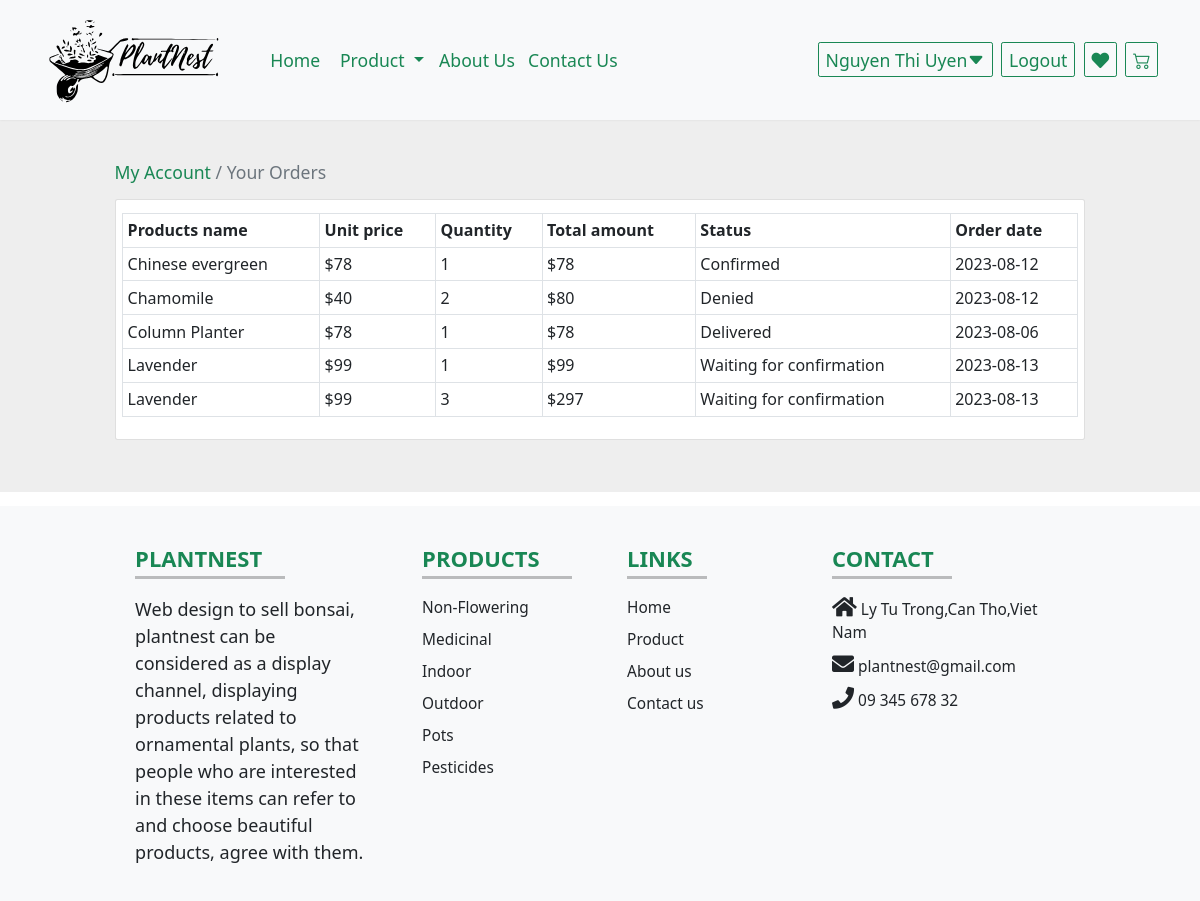
The app's page /client/manageOrders.php (signed in) with its own data.
### tables this page shows
CREATE TABLE `orderdetails` (
  `orderdetailID` int(11) NOT NULL,
  `orderID` int(11) NOT NULL,
  `productID` int(11) NOT NULL,
  `quantity` int(11) NOT NULL,
  `price` int(11) NOT NULL
);

CREATE TABLE `products` (
  `productID` int(11) NOT NULL,
  `productName` varchar(255) NOT NULL,
  `unitPrice` decimal(10,0) NOT NULL,
  `height` varchar(255) NOT NULL,
  `uses` varchar(600) DEFAULT NULL,
  `growthHabits` varchar(600) DEFAULT NULL,
  `light` varchar(255) DEFAULT NULL,
  `water` varchar(255) DEFAULT NULL,
  `categoryID` int(11) NOT NULL,
  `imageURL` varchar(500) NOT NULL,
  `unitsInStock` int(11) DEFAULT 100
);

CREATE TABLE `orders` (
  `orderID` int(11) NOT NULL,
  `orderDate` date NOT NULL DEFAULT current_timestamp(),
  `status` varchar(50) NOT NULL DEFAULT 'Waiting for confirmation',
  `note` varchar(600) DEFAULT NULL,
  `userID` varchar(50) NOT NULL,
  `totalAmount` decimal(10,0) NOT NULL
);

### classes/Orders.php (called while the page is built, shortened)
<?php
class Orders {
    public function showUserOrder($conn, $userID) {
        $sql = "SELECT p.productID, productName, unitPrice, quantity, totalAmount, status, orderDate FROM orderdetails od INNER JOIN orders o ON od.orderID = o.orderID INNER JOIN products p ON od.productID = p.productID INNER JOIN account a ON o.userID = a.userID WHERE o.userID = '$userID'";
        $result = mysqli_query($conn, $sql);
        return $result;
    }
}

### client/manageOrders.php (the view, shortened to what this page needs)
<?php
if (isset($_SESSION['role']) && ($_SESSION['role'] == 0)) {
    include_once '../classes/Product.php';
    include_once '../classes/Orders.php';
    include_once '../assets/database.php';
    $order = new Orders();
?>
    <!DOCTYPE html>
    <html lang="en">
    <head>
        <link rel="stylesheet" href="https://unpkg.com/swiper/swiper-bundle.min.css" />
        <link rel="stylesheet" href="https://cdnjs.cloudflare.com/ajax/libs/font-awesome/5.15.3/css/all.min.css">
        <link rel="stylesheet" href="../assets/css/style.css">
        <link href="https://cdn.jsdelivr.net/npm/bootstrap@5.0.2/dist/css/bootstrap.min.css" rel="stylesheet">
        <link rel="stylesheet" href="https://cdn.jsdelivr.net/npm/bootstrap-icons@1.10.5/font/bootstrap-icons.css">
        <link rel="stylesheet" href="https://cdn.jsdelivr.net/npm/swiper@10/swiper-bundle.min.css" />
    </head>
    <body>
        <nav class="navbar navbar-expand-lg navbar-light bg-light px-lg-5 py-lg-4 shadow-sm sticky-top">
            <div class="container-fluid">
                <div><a class="navbar-brand p-4 me-5 fw-bold fs-3 h-font" href="../index.php"><img src="../assets/images/logo/logo.svg" style="width:180px;" alt="Logo"></a></div>
                <div class="collapse navbar-collapse" id="navbarSupportedContent">
                    <ul class="navbar-nav me-auto mb-3 fs-2 mb-lg-0">
                        <li class="nav-item">
                            <a class="nav-link active text-success me-2" aria-current="page" href="../index.php">Home</a>
                        </li>
                        <nav class="">
                            <div class="container-fluid">
                                <div class="collapse navbar-collapse" id="navbarNavDarkDropdown">
                                    <ul class="navbar-nav">
                                        <li class="nav-item dropdown">
                                            <a class="nav-link text-success dropdown-toggle" href="#" id="navbarDarkDropdownMenuLink" role="button" data-bs-toggle="dropdown" aria-expanded="false">
                                                Product
                                            </a>
                                        </li>
                                    </ul>
                                </div>
                            </div>
                        </nav>
                        <li class="nav-item">
                            <a class="nav-link active text-success me-2" href="aboutus.php">About Us</a>
                        </li>
                        <li class="nav-item">
                            <a class="nav-link active text-success me-2" href="contactus.php">Contact Us</a>
                        </li>
                    </ul>
                    <div class="d-flex">
                        <?php
                        if (isset($_SESSION['name']) && ($_SESSION['name'] != "")) { ?>
                            <a href="manageAccount.php">
                                <div class="dropdown">
                                    <a class="btn btn-outline-success shadow-none me-lg-3 me-3 fs-2" href="#" role="button" id="dropdownMenuLink" data-bs-toggle="dropdown" aria-expanded="false">
                                        <?php echo $_SESSION['name']; ?><i class="bi bi-caret-down-fill"></i>
                                    </a>
                                </div>
                            </a>
                            <a href="logout.php">
                                <button type="button" class="btn btn-outline-success shadow-none me-lg-3 me-3 fs-2" data-bs-toggle="modal" data-bs-target="#registermodal">
                                    Logout
                                </button>
                            </a>
                            <a href="favorites.php"><button type="button" class="btn btn-outline-success shadow-none me-lg-3 me-3 fs-2" data-bs-toggle="modal" data-bs-target="#registermodal">
                                    <i class="fas fa-heart"></i>
                                </button></a>
                        <?php } ?>
                        <a href="cart.php"><button type="button" class="btn btn-outline-success shadow-none me-lg-3 me-3 fs-2" data-bs-toggle="modal" data-bs-target="#registermodal">
                                <i class="bi bi-cart2"></i>
                            </button></a>
                    </div>
                </div>
            </div>
        </nav>
        <?php
        if (isset($_SESSION['name']) && ($_SESSION['name'] != "")) {
        $result = $order->showUserOrder($conn, $_SESSION['id']);
        }
        ?>
        <section class="h-100" style="background-color: #eee; font-size: 16px;">
            <div class="container h-100 py-5">
                <div class="row d-flex justify-content-center align-items-center h-100">
                    <div class="col-12">
                        <div class="d-flex justify-content-between align-items-center mb-4">
                            <div>
                                <a href="manageAccount.php" class="text-secondary text-decoration-none fs-2 mt-3"><font color="#198754">My Account</font></a><span class="text-secondary text-decoration-none fs-2 mt-3"> / Your Orders</span>
                            </div>
                        </div>
                        <div class="card rounded-3 mb-4">
                            <div class="card-body p-4">
                                <div class="row d-flex justify-content-between align-items-center">
                                    <table class="table table-bordered body-container-table">
                                        <thead>
                                            <th>Products name</th>
                                            <th>Unit price</th>
                                            <th>Quantity</th>
                                            <th>Total amount</th>
                                            <th>Status</th>
                                            <th>Order date</th>
                                        </thead>
                                        <tbody>
                                            <?php
                                            if ($result->num_rows > 0) {
                                                while ($row = $result->fetch_assoc()) {
                                            ?>
                                            <tr>
                                                <td><?php echo $row["productName"] ?></td>
                                                <td><?php echo "$".$row["unitPrice"] ?></td>
                                                <td><?php echo $row["quantity"] ?></td>
                                                <td><?php echo "$".$row["unitPrice"]*$row["quantity"] ?></td>
                                                <td><?php echo $row["status"] ?></td>
                                                <td><?php echo $row["orderDate"] ?></td>
                                            </tr>
                                            <?php
                                                }
                                            }
                                            ?>
                                        </tbody>
                                    </table>
                                </div>
                            </div>
                        </div>
                    </div>
                </div>
            </div>
        </section>
        <footer class="text-center text-lg-start text-dark bg-light mt-4" style="background-color: #ECEFF1">
            <section class="">
                <div class="container text-center text-md-start mt-5">
                    <div class="row mt-3">
                        <div class="col-md-3 col-lg-4 col-xl-3 mx-auto mb-4">
                            <h6 class="text-uppercase fw-bold fs-1 text-success">PLANTNEST</h6>
                            <hr class="mb-4 mt-0 d-inline-block mx-auto" style="width: 150px; background-color: #000; height: 3px" />
                            <p style="font-size:18px">
                                Web design to sell bonsai, plantnest can be considered as a display channel,
                                displaying products related to ornamental plants,
                                so that people who are interested in these items can refer to and choose beautiful products,
                                agree with them.
                            </p>
                        </div>
                        <div class="col-md-2 col-lg-2 col-xl-2 mx-auto mb-4">
                            <h6 class="text-uppercase fw-bold fs-1 text-success">Products</h6>
                            <hr class="mb-4 mt-0 d-inline-block mx-auto" style="width: 150px; background-color: #000; height: 3px" />
                            <p>
                                <a href="nonFlowering.php" class="text-dark fs-3 text-decoration-none">Non-Flowering</a>
                            </p>
                            <p>
                                <a href="medicinal.php" class="text-dark fs-3 text-decoration-none">Medicinal</a>
                            </p>
                            <p>
                                <a href="indoor.php" class="text-dark fs-3 text-decoration-none">Indoor</a>
                            </p>
                            <p>
                                <a href="outdoor.php" class="text-dark fs-3 text-decoration-none">Outdoor</a>
                            </p>
                            <p>
                                <a href="pots.php" class="text-dark fs-3 text-decoration-none">Pots</a>
                            </p>
                            <p>
                                <a href="pesticides.php" class="text-dark fs-3 text-decoration-none">Pesticides</a>
                            </p>
                        </div>
                        <div class="col-md-3 col-lg-2 col-xl-2 mx-auto mb-4">
                            <h6 class="text-uppercase fw-bold fs-1 text-success"> links</h6>
                            <hr class="mb-4 mt-0 d-inline-block mx-auto" style="width: 80px; background-color: #000; height: 3px" />
                            <p>
                                <a href="../index.php" class="text-dark fs-3 text-decoration-none">Home</a>
                            </p>
                            <p>
                                <a href="product.php" class="text-dark fs-3 text-decoration-none">Product</a>
                            </p>
                            <p>
                                <a href="aboutus.php" class="text-dark fs-3 text-decoration-none">About us</a>
                            </p>
                            <p>
                                <a href="contactus.php" class="text-dark fs-3 text-decoration-none">Contact us</a>
                            </p>
                        </div>
                        <div class="col-md-4 col-lg-3 col-xl-3 mx-auto mb-md-0 mb-4">
                            <h6 class="text-uppercase fw-bold fs-1 text-success">Contact</h6>
                            <hr class="mb-4 mt-0 d-inline-block mx-auto" style="width: 120px; background-color: #000; height: 3px" />
                            <p class="fs-3"><i class="fas fa-home mr-3 text-dark fs-1 text-decoration-none"></i> Ly Tu Trong,Can Tho,Viet Nam</p>
                            <p class="fs-3"><i class="fas fa-envelope mr-3 text-dark fs-1 text-decoration-none"></i> plantnest@gmail.com</p>
                            <p class="fs-3"><i class="fas fa-phone mr-3 text-dark fs-1 text-decoration-none"></i> 09 345 678 32</p>
                        </div>
                    </div>
                </div>
            </section>
        </footer>
    </body>
    </html>
<?php
} else {
    header('location: login.php');
}
?>

### assets/css/style.css (style rules this page uses)
:root { --green:#3A9943; }
* { margin:0; padding:0; box-sizing: border-box; text-transform: none; outline: none; border:none; text-decoration: none; transition: all .2s linear; }
html { font-size: 62.5%; overflow-x: hidden; scroll-behavior: smooth; scroll-padding-top: 7rem; }
section { padding:1.5rem 9%; }
@media (max-width:1200px) { html { font-size: 55%; } }

### records on screen
orderdetails: productID.productName "Chinese evergreen", productID.unitPrice "78", quantity "1", $row['unitPrice']*$row['quantity'] "78", orderID.status "Confirmed", orderID.orderDate "2023-08-12"
orderdetails: productID.productName "Chamomile", productID.unitPrice "40", quantity "2", $row["unitPrice"]*$row["quantity"] "80", orderID.status "Denied", orderID.orderDate "2023-08-12"
orderdetails: productID.productName "Column Planter", productID.unitPrice "78", quantity "1", $row['unitPrice']*$row['quantity'] "78", orderID.status "Delivered", orderID.orderDate "2023-08-06"
orderdetails: productID.productName "Lavender", productID.unitPrice "99", quantity "1", $row['unitPrice']*$row['quantity'] "99", orderID.status "Waiting for confirmation", orderID.orderDate "2023-08-13"
orderdetails: productID.productName "Lavender", productID.unitPrice "99", quantity "3", $row["unitPrice"]*$row["quantity"] "297", orderID.status "Waiting for confirmation", orderID.orderDate "2023-08-13"

### other values on screen
$_SESSION['name'] "Nguyen Thi Uyen"
